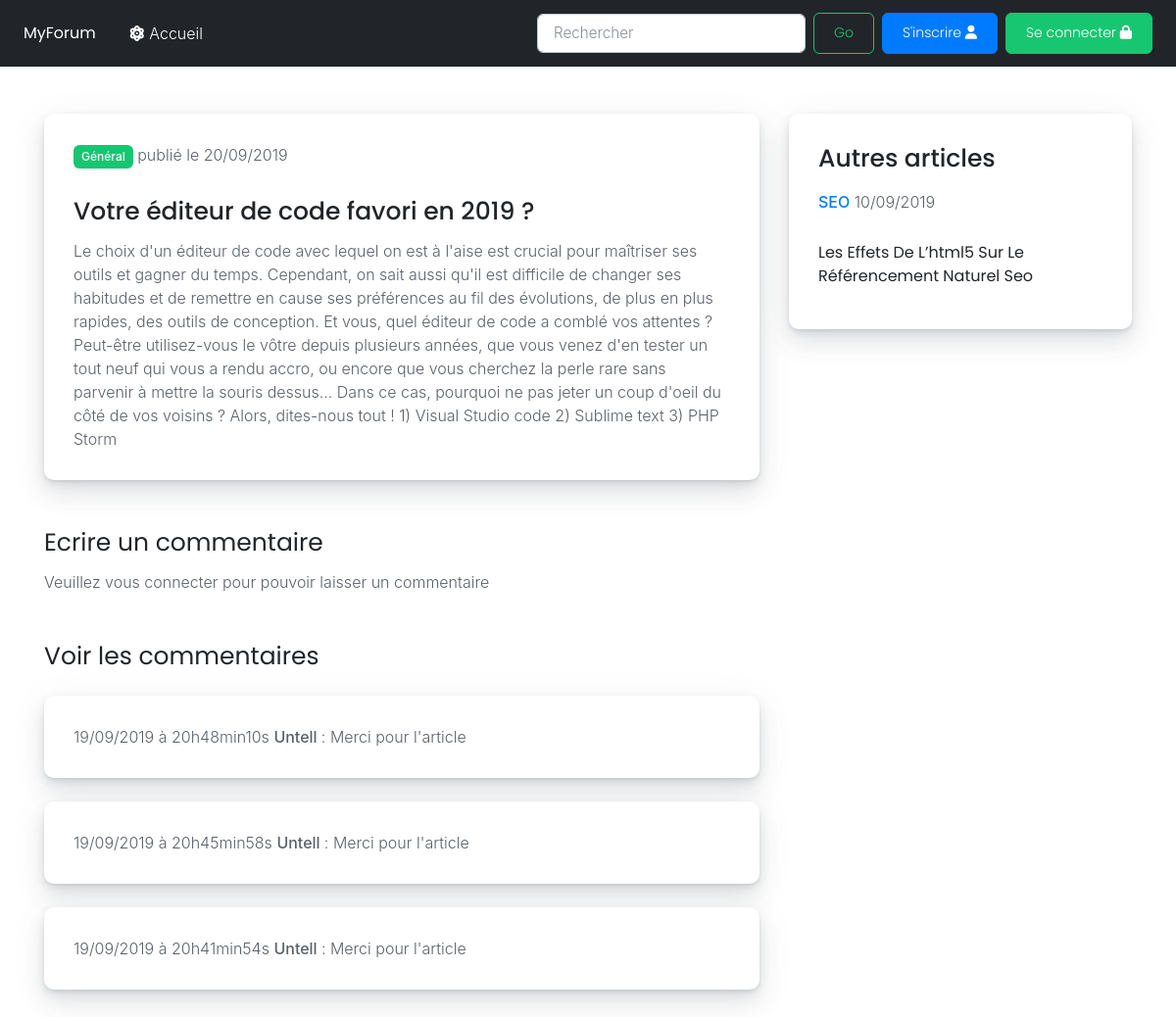
The page /article.php?id_article=5 on the database its author committed.
### tables this page shows
CREATE TABLE IF NOT EXISTS `articles` (
  `id` int(11) NOT NULL AUTO_INCREMENT,
  `auteur` varchar(225) NOT NULL,
  `titre` varchar(225) NOT NULL,
  `contenu` text NOT NULL,
  `date_crea` date NOT NULL,
  `tag` varchar(225) NOT NULL,
  `img` varchar(225) NOT NULL,
  PRIMARY KEY (`id`)
);

CREATE TABLE IF NOT EXISTS `commentaires` (
  `id` int(11) NOT NULL AUTO_INCREMENT,
  `id_billet` int(11) NOT NULL,
  `auteur` varchar(225) NOT NULL,
  `commentaire` text NOT NULL,
  `date_commentaire` datetime NOT NULL,
  PRIMARY KEY (`id`)
);

### article.php (the view, shortened to what this page needs)
<!DOCTYPE html>
<html>
  <head>
	<link rel="stylesheet" href="https://stackpath.bootstrapcdn.com/bootstrap/4.3.1/css/bootstrap.min.css">
    <link rel="stylesheet" href="css/shards.min.css">
  </head>
	<body data-gr-c-s-loaded="true" class="">
	<?php include('header.php');
	include('connexion_forum.php');
	$reqArticles = $bdd->prepare('SELECT id, auteur, titre, contenu, DATE_FORMAT(date_crea, \'%d/%m/%Y\') AS date_fr, tag, img FROM articles WHERE id = ?');
	$reqArticles->execute(array($_SESSION['id_billet']));
	$article_select = $reqArticles->fetch()
	?>
		<div class="container mt-5">
			<div class="row">
				<div class="col-sm-8">
							<div class="card">
							  <div class="card-body">
							  <p><span class="badge badge-success"><?=$article_select['tag'];?></span>  publié le <?=$article_select['date_fr'];?></p>
								<h4 class="card-title mt-2"><?=$article_select['titre'];?></h4>
								<p class="card-text"><?=$article_select['contenu'];?></p>
							  </div>
							</div>
						<div class="mt-5">
							<h4>Ecrire un commentaire</h4>
							<?php
							if (isset($_SESSION['id']))
							{
							?>
							<form action="article_post.php?id=<?=$_SESSION['id'];?>" method="post">
								<fieldset>
									<div class="form-group">
										<label class="col-sm-3" for="">Votre message :</label><textarea row="3" col="" name="commentaire" class="form-control"></textarea>
									<div>
								</fieldset>
								<input type="submit" class="btn btn-success" value="valider"/>
							</form>
							<?php
							}
							else
							{
								echo '<p>Veuillez vous connecter pour pouvoir laisser un commentaire</p>';
							}
							?>
						</div>
						<div class="mt-5 mb-5">
							<h4>Voir les commentaires</h4>
							<?php
							$comm = $bdd->prepare('SELECT id, auteur, commentaire, DATE_FORMAT(date_commentaire, \'%d/%m/%Y à %Hh%imin%ss\') AS date_commentaire_fr FROM commentaires WHERE id_billet = :id_billet ORDER BY date_commentaire DESC LIMIT 0,10');
							$comm->execute(array('id_billet' => $_SESSION['id_billet']));
							$nbre_comm = $comm->rowCount();
							if ($nbre_comm >=1)
							{
								while ($commentaire = $comm->fetch())
								{
									echo '<div class="card mt-4"><div class="card-body ><span class="badge badge-secondary float-right">' . $commentaire['date_commentaire_fr'] . ' </span>
								  <strong>' . $commentaire['auteur'] . ' </strong> : ' . $commentaire['commentaire'] . '</div></div>';
								}
							}
							else
							{
								echo '<p>Pas de commentaires pour cet article</p>';
							}
							?>
						</div>
				</div>
				<div class="col-sm-4">
					<div class="card">
						<div class="card-body ">
							<h4 class="card-title mb-3">Autres articles</h4>
							<?php
							$reqArticles_autres = $bdd->query('SELECT id, auteur, titre, contenu, DATE_FORMAT(date_crea, \'%d/%m/%Y\') AS date_fr, tag, img FROM articles ORDER BY date_crea DESC LIMIT 4,10');
							while ($articles_autres = $reqArticles_autres->fetch())
							{
								echo
								'<p><span class="text-primary"><b>' . $articles_autres['tag'] .'</b></span>  ' . $articles_autres['date_fr'] . '</p>
								<h6>' . $articles_autres['titre'] .'</h6>'
								;
							}
							?>
						</div>
					</div>
				</div>
		</div>
	</body>
</html>

### rows shown on the page
articles: tag "Général", titre "Votre éditeur de code favori en 2019 ?", contenu "Le choix d'un éditeur de code avec lequel on est à l'aise est crucial pour maîtriser ses outils et gagner du temps. Cependant, on sait aussi qu'il est difficile de changer ses habitudes et de remettre en cause ses préférences au fil des évolutions, de plus en plus rapides, des outils de conception. Et vous, quel éditeur de code a comblé vos attentes ? Peut-être utilisez-vous le vôtre depuis plusieurs années, que vous venez d'en tester un tout neuf qui vous a rendu accro, ou encore que vous cherchez la perle rare sans parvenir à mettre la souris dessus... Dans ce cas, pourquoi ne pas jeter un coup d'oeil du côté de vos voisins ? Alors, dites-nous tout ! 1) Visual Studio code 2) Sublime text…"
commentaires: date_commentaire_fr "19/09/2019 à 20h48min10s", auteur "Untell", commentaire "Merci pour l'article"
commentaires: date_commentaire_fr "19/09/2019 à 20h45min58s", auteur "Untell", commentaire "Merci pour l'article"
commentaires: date_commentaire_fr "19/09/2019 à 20h41min54s", auteur "Untell", commentaire "Merci pour l'article"
articles: tag "SEO", date_fr "10/09/2019", titre "Les Effets De L’html5 Sur Le Référencement Naturel Seo"

### other values the page prints
$article_select['date_fr'] "20/09/2019"
